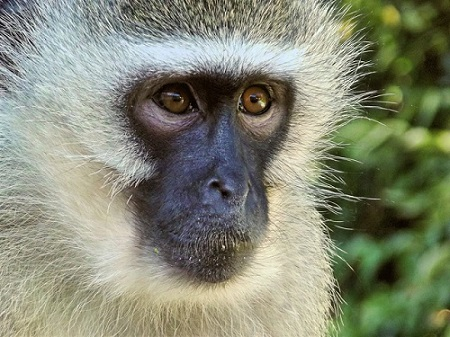
#> input picture Ch2/monkey.jpg, 450 x 337 px
$ python Ch2_06.py
#> lines starting #> are read from the running program, lines starting #| are printed output that depends on the picture
import numpy as np
import cv2
color = cv2.imread("monkey.jpg",1)
#> color is the input picture: shape (337, 450, 3); mean B, G, R 116.5, 136.5, 132.4
gray = cv2.cvtColor(color, cv2.COLOR_RGB2GRAY)
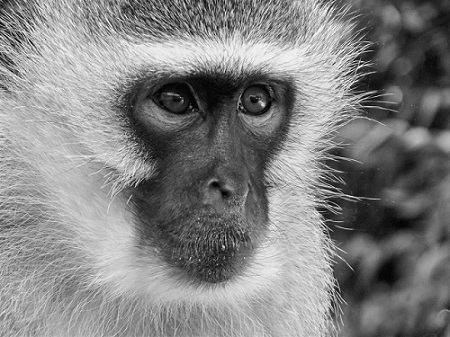
#> gray: shape (337, 450); min 0, max 255, mean 130.1
cv2.imwrite("gray.jpg",gray)
b = color[:,:,0]
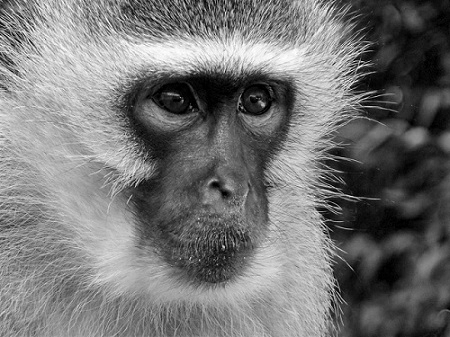
#> b: shape (337, 450); min 0, max 255, mean 116.5
g = color[:,:,1]
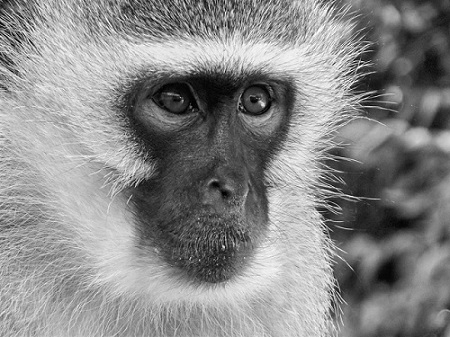
#> g: shape (337, 450); min 0, max 255, mean 136.5
r = color[:,:,2]
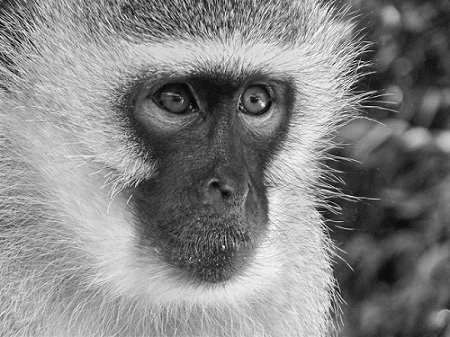
#> r: shape (337, 450); min 0, max 255, mean 132.4
rgba = cv2.merge((b,g,r,g))
cv2.imwrite("rgba.png",rgba)

$ run again, with Ch2/panda.jpg copied over Ch2/monkey.jpg
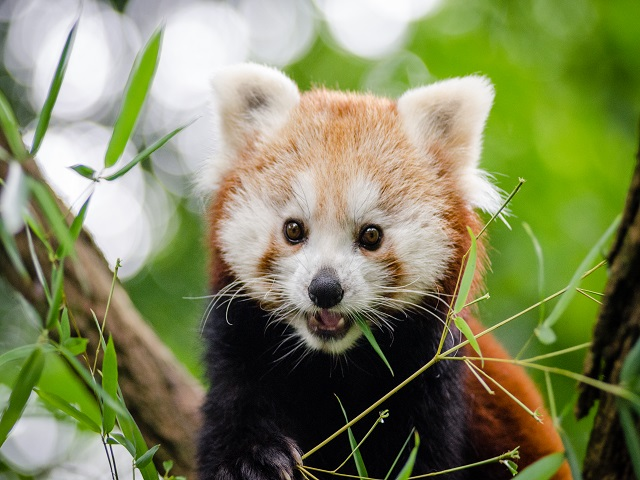
#> input picture Ch2/panda.jpg, 640 x 480 px
#> color is the input picture: shape (480, 640, 3); mean B, G, R 92.3, 134.4, 128.3
#> `b = color[:,:,0]`:
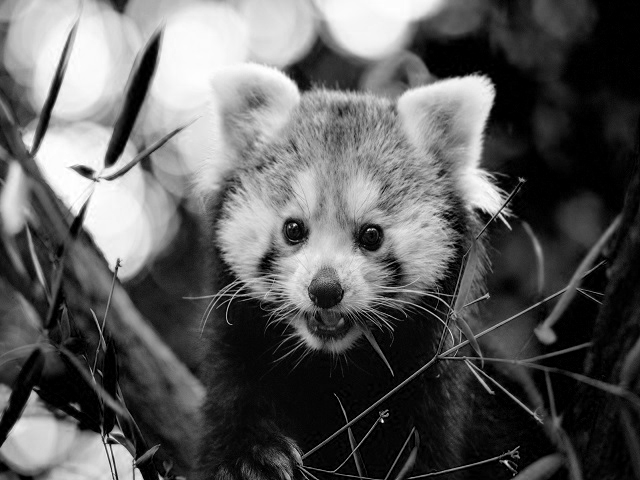
#> b: shape (480, 640); min 0, max 255, mean 92.3
#> `r = color[:,:,2]`:
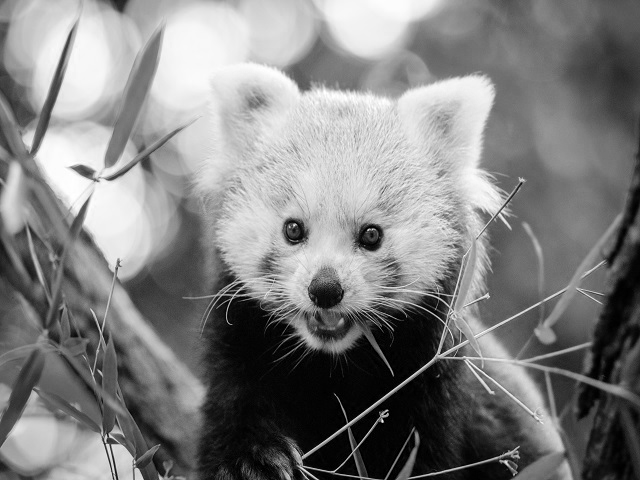
#> r: shape (480, 640); min 0, max 255, mean 128.3
